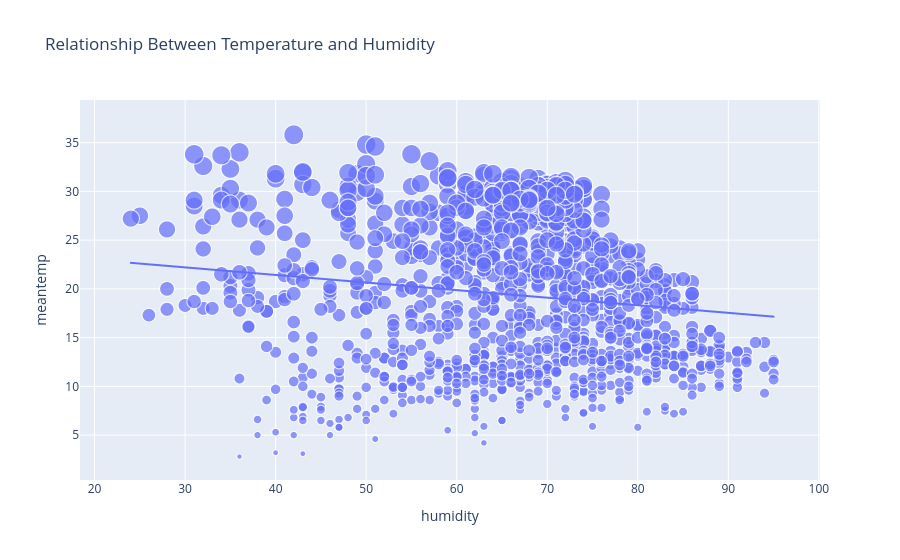

The notebook cell saved with this chart:
### Code cell
figure = px.scatter(data_frame = df, x="humidity",
                    y="meantemp", size="meantemp", 
                    trendline="ols", 
                    title = "Relationship Between Temperature and Humidity")
figure.show()

### Figure 1 — Plotly figure (JSON) as saved in the notebook; plotly's stock layout.template omitted (floating-point values rounded to 4 significant figures; data arrays with more than 128 entries replaced by an {"elided": "..."} marker saying what was removed)
{"data": [{"hovertemplate": "humidity=%{x}<br>meantemp=%{marker.size}<extra></extra>", "legendgroup": "", "marker": {"color": "#636efa", "size": {"elided": "1201 float values"}, "sizemode": "area", "sizeref": 0.0895, "symbol": "circle"}, "mode": "markers", "name": "", "showlegend": false, "type": "scattergl", "x": {"elided": "1201 int values"}, "xaxis": "x", "y": {"elided": "1201 float values"}, "yaxis": "y"}, {"hovertemplate": "<b>OLS trendline</b><br>meantemp = -0.0777301 * humidity + 24.537<br>R<sup>2</sup>=0.018579<br><br>humidity=%{x}<br>meantemp=%{y} <b>(trend)</b><extra></extra>", "legendgroup": "", "marker": {"color": "#636efa", "symbol": "circle"}, "mode": "lines", "name": "", "showlegend": false, "type": "scattergl", "x": {"elided": "1201 int values"}, "xaxis": "x", "y": {"elided": "1201 float values"}, "yaxis": "y"}], "layout": {"legend": {"itemsizing": "constant", "tracegroupgap": 0}, "title": {"text": "Relationship Between Temperature and Humidity"}, "xaxis": {"anchor": "y", "domain": [0, 1], "title": {"text": "humidity"}}, "yaxis": {"anchor": "x", "domain": [0, 1], "title": {"text": "meantemp"}}}}
